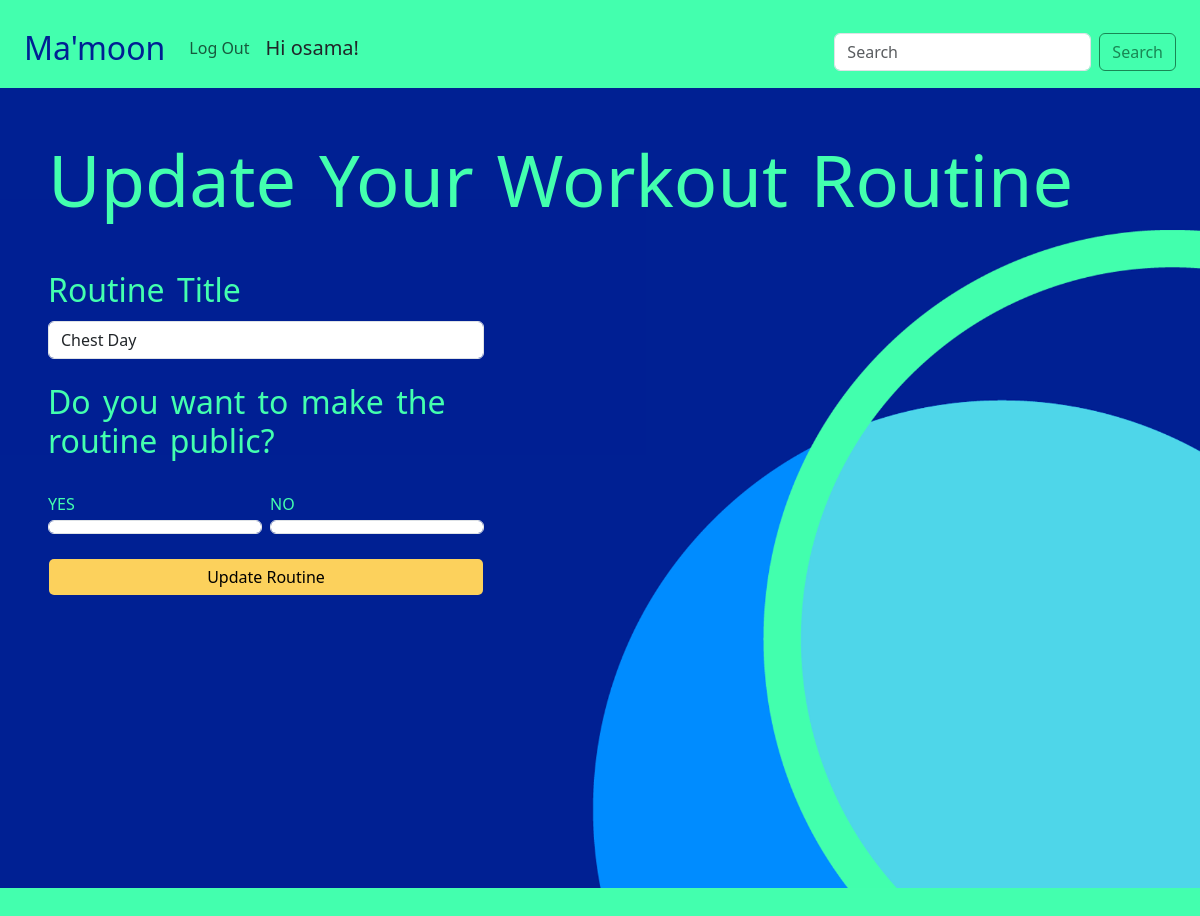
The app's page /routines/update/23/ (signed in) with its own data.
### routines/models.py (models this page shows, shortened)
class Routine(models.Model):
    name = models.CharField(max_length=256)
    user = models.ForeignKey(User, on_delete=models.CASCADE)
    is_public = models.BooleanField(default=True)

### routines/views.py (the view, shortened to what this page needs)
# urls.py: path("update/<routine_id>/", views.update_routine_view, name="update_routine_view"),
@login_required
def update_routine_view(request, routine_id):
    routine = Routine.objects.get(pk=routine_id)
    return render(request, "routines/update_routine.html", {'routine': routine})

### routines/templates/routines/update_routine.html (shortened to what this page needs)
{% extends 'main/base.html' %}
{% block content %}
{% load static %}
<div class="d-flex flex-column justify-content-center align-items-center justify-content-lg-start align-items-lg-start">
    <h1 class="align-self-center align-self-lg-start mb-5">
        Update Your Workout Routine
    </h1>
    <div class="row justify-content-center justify-content-lg-start w-100">
        <div class="col-12 col-sm-10 col-lg-5">
            <form class="d-flex flex-column gap-4" action="{% url 'routines:update_routine_view' routine.id %}" method="post" enctype="multipart/form-data">
                <div class="d-flex flex-column gap-1" style="width: 100%;">
                    <h2 class="">Routine Title</h2>
                    <input type="text" name="name" placeholder="e.g., Chest Day" class="form-control" value="{{ routine.name }}"/>
                </div>
                <h2 class="">Do you want to make the routine public?</h2>
                <div class="d-flex gap-2">
                    <div class="d-flex flex-column gap-1" style="width: 100%;">
                        <label for="is_public_yes">YES</label>
                        <input type="radio" name="is_public" id="is_public_yes" value="1" class="form-control" {% if routine.is_public %} checked {% endif %}>
                    </div>
                    <div class="d-flex flex-column gap-1" style="width: 100%;">
                        <label for="is_public_no">NO</label>
                        <input type="radio" name="is_public" id="is_public_no" value="0" class="form-control" {% if not routine.is_public %} checked {% endif %}>
                    </div>
                </div>
                <input type="submit" value="Update Routine" class="btn form-control" style="background-color: #fcd15c; color: black"/>
            </form>
        </div>
    </div>
</div>
{% endblock %}

### main/templates/main/base.html (shortened to what this page needs)
{% load static %}
<!DOCTYPE html>
<html lang="en">
<head>
    <link href="https://cdn.jsdelivr.net/npm/bootstrap@5.3.3/dist/css/bootstrap.min.css" rel="stylesheet">
    <link href="{% static 'css/style.css' %}" rel="stylesheet" />
    <link rel="stylesheet" href="https://cdn.jsdelivr.net/npm/bootstrap-icons@1.11.3/font/bootstrap-icons.min.css">
</head>
<body>
    <div class="container-fluid sticky-top pt-3" style="background-color: #43FFAE;">
        <nav class="navbar navbar-expand-lg">
            <div class="container-fluid">
                <a class="navbar-brand" href="/" style="color: #002093;"><h2>Ma'moon</h2></a>
                {% url 'main:contact_view' as contact_url %}
                {% url 'routines:new_routine_view' as new_routine %}
                {% url 'routines:all_routines_view' as all_routines %}
                {% url 'exercises:all_exercises_view' as all_exercises %}
                {% url 'exercises:new_exercise_view' as new_exercise %}
                <div class="collapse navbar-collapse" id="navbarSupportedContent">
                  <ul class="navbar-nav me-auto mb-2 mb-lg-0">
                    {% if request.user.is_authenticated %}
                      <li class="nav-item">
                        <a class="nav-link" href="{% url 'accounts:log_out' %}">Log Out</a>
                      </li>
                    {% endif %}
                    {% if request.user.is_staff %}
                    <li class="nav-item">
                      <a class="nav-link" >
                        <h5 class="text-dark">
                          Hi {{request.user.first_name}}!
                        </h5>
                      </a>
                    </li>
                    <li class="nav-item">
                      <a class="nav-link" >
                        <h5 class="text-secondary">
                          Logged in as a staff member
                        </h5>
                      </a>
                    </li>
                    {% elif request.user.is_authenticated  %}
                    <li class="nav-item">
                      <a class="nav-link" >
                        <h5 class="text-dark">
                          Hi {{request.user.first_name}}!
                        </h5>
                      </a>
                    </li>
                    {% endif %}
                  </ul>
                  <form class="d-flex" role="search" method="get" action="">
                    <input  class="form-control me-2" type="search" placeholder="Search" aria-label="Search" name="search" value="{{request.GET.search}}" required minlength="3">
                    <button class="btn btn-outline-success" type="submit">Search</button>
                  </form>
                </div>
              </div>
        </nav>
    </div>
    <main class="p-5">
      {% block content %}
      {% endblock %}
    </main>
    <footer class="p-4">
</footer>
</body>
</html>

### main/static/css/style.css (style rules this page uses)
body { background-color: #43FFAE; }
a { text-decoration: none; }
h1 { font-size: 4.5rem; color: #43FFAE; }
h1, h2 { word-spacing: 4px; }
main { min-height: 100vh; background-image: url('/static/images/Cover.png'); background-size: cover; background-position:center; }
main { color: #43FFAE; }

### records on screen
Routine: name "Chest Day", is_public "☑ YES", is_public "☐ NO"

### other values on screen
{{ request.user.first_name }} "osama"
